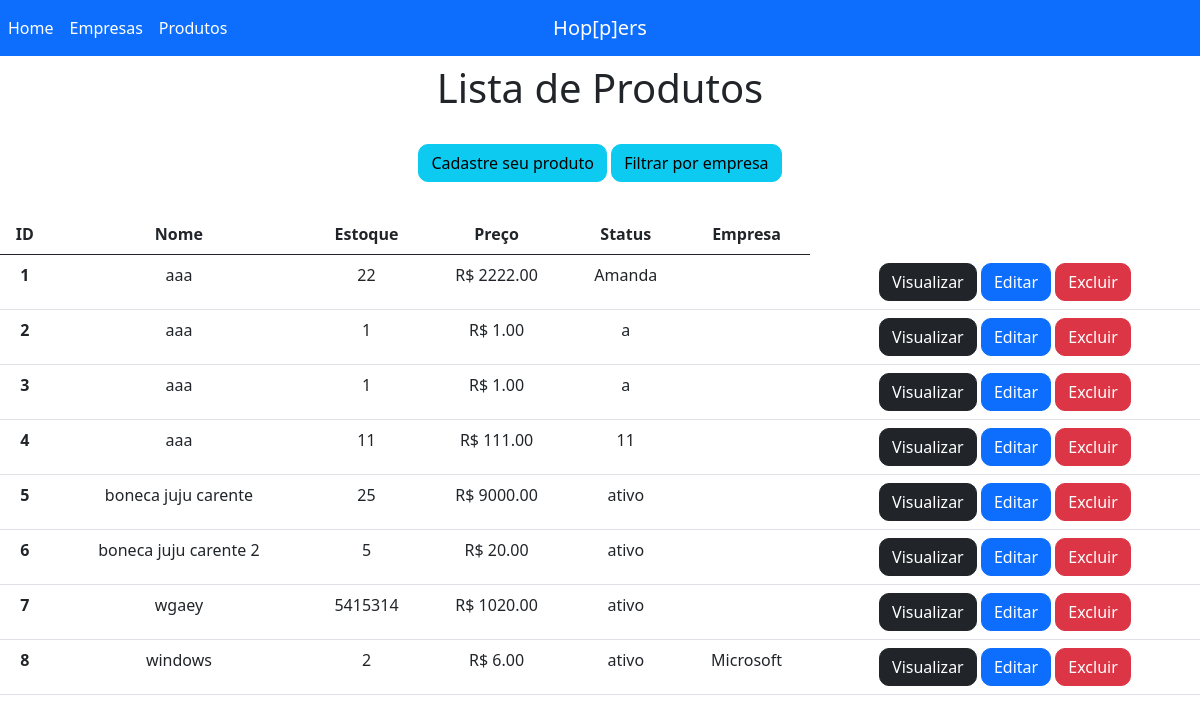
/produtos/, run on an earlier commit of the app's database.
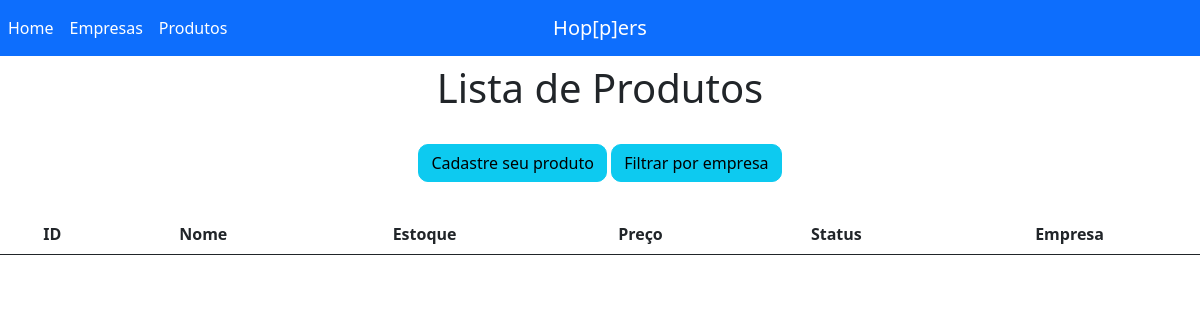
And on a later commit of the database.
### app/models.py (models this page shows)
class Produto(models.Model):
    nome = models.CharField(max_length=100)
    estoque = models.IntegerField()
    preco = models.DecimalField(max_digits=8, decimal_places=2)
    status = models.CharField(max_length=255)
    imagem = models.CharField(max_length=255)
    empresa = models.ForeignKey(Empresa, on_delete=models.CASCADE)

class Empresa(models.Model):
    nome = models.CharField(max_length=100)
    cnpj = CNPJField(masked=True)
    telefone = models.CharField(max_length=14)
    endereco = models.CharField(max_length=255)
    def __str__(self):
        return self.nome

### app/views.py (the view)
# urls.py: path('produtos/', produtos, name='produtos'),
def produtos(request):
    data = {}
    data['banco'] = Produto.objects.all()
    return render(request, 'produtos.html', data)

### app/templates/produtos.html (shortened to what this page needs)
{% load static %}
<!DOCTYPE html>
<html lang="pt-BR">
<head>
    <link href="https://cdn.jsdelivr.net/npm/bootstrap@5.0.2/dist/css/bootstrap.min.css" rel="stylesheet"
>
    <link rel="stylesheet" href="{% static 'css/style.css' %}">
</head>
<body>
<nav class="navbar navbar-expand-sm navbar-dark bg-primary justify-content-center align-items-start">
    <span class="navbar-brand position-absolute mx-0">Hop[p]ers</span>
    <div class="navbar-collapse collapse" id="navbar">
        <ul class="navbar-nav justify-content-center">
            <li class="nav-item">
                <a class="nav-link active" href="/">Home</a>
            </li>
            <li class="nav-item">
                <a class="nav-link active" href="/empresas">Empresas</a>
            </li>
            <li class="nav-item">
                <a class="nav-link active" href="/produtos">Produtos</a>
            </li>
        </ul>
    </div>
</nav>
<div class="col-8 m-auto pt-2 pb-2 text-center">
    <h1>Lista de Produtos</h1>
</div>
<div class="col-8 m-auto pt-3 pb-2 text-center">
    <a href="/formproduto" class="btn btn-info">Cadastre seu produto</a>
    <a class="btn btn-info" href="/pesquisaprodutos">Filtrar por empresa</a>
</div>
<div class="col-12 m-auto pt-4 pb-2 text-center">
    <table class="table">
        <thead>
        <tr>
            <th scope="col">ID</th>
            <th scope="col">Nome</th>
            <th scope="col">Estoque</th>
            <th scope="col">Preço</th>
            <th scope="col">Status</th>
            <th scope="col">Empresa</th>
        </tr>
        </thead>
        <tbody>
        {% for dado in banco %}
        <tr>
            <th>{{dado.id}}</th>
            <td>{{dado.nome}}</td>
            <td>{{dado.estoque}}</td>
            <td>R$ {{dado.preco}}</td>
            <td>{{dado.status}}</td>
            <td>{{dado.empresa}}</td>
            <td>
                <a href="/detalheproduto/{{dado.id}}" class="btn btn-dark">Visualizar</a>
                <a href="/editarproduto/{{dado.id}}" class="btn btn-primary">Editar</a>
                <a href="/excluirproduto/{{dado.id}}" class="btn btn-danger">Excluir</a>
            </td>
        </tr>
        {% endfor %}
        </tbody>
    </table>
</div>
</body>
</html>

### app/static/css/style.css (style rules this page uses)
.btn { border-radius: 10px; }

What changed in the data, as far as the page shows it:
removed Produto: id "1", nome "aaa", estoque "22", preco "2222.00", status "Amanda"
removed Produto: id "2", nome "aaa", estoque "1", preco "1.00", status "a"
removed Produto: id "3", nome "aaa", estoque "1", preco "1.00", status "a"
removed Produto: id "4", nome "aaa", estoque "11", preco "111.00", status "11"
removed Produto: id "5", nome "boneca juju carente", estoque "25", preco "9000.00", status "ativo"
removed Produto: id "6", nome "boneca juju carente 2", estoque "5", preco "20.00", status "ativo"
removed Produto: id "7", nome "wgaey", estoque "5415314", preco "1020.00", status "ativo"
removed Produto: id "8", nome "windows", estoque "2", preco "6.00", status "ativo", empresa "Microsoft"
